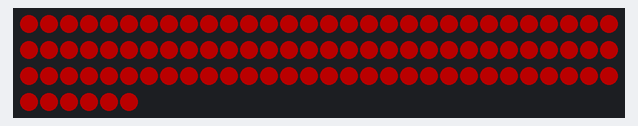
A program run on a simulated ESP32. On the bench: 96 RGB LEDs in strip order, left to right, continuing on the next row. Dim RGB values are drawn brighter than linear.

Above: at 1.1 s.
At 2.1 s:
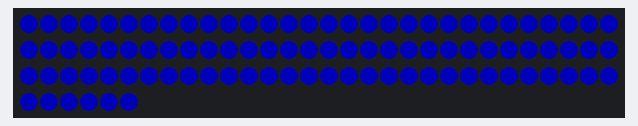
At 3.1 s:
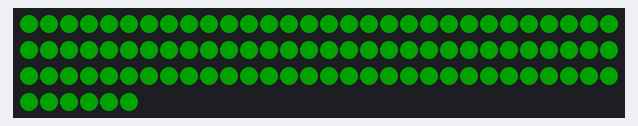
At 4.1 s:
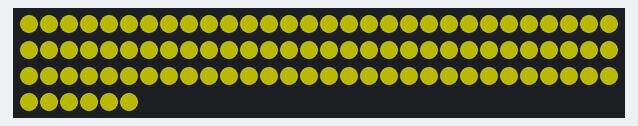
At 20.3 s:
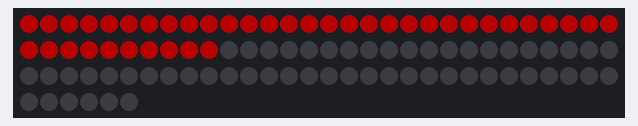
At 36.3 s:
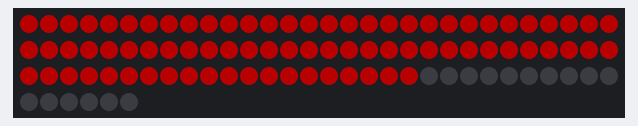

The program:

main.cpp
```cpp
#include <Arduino.h>

//New Product Test Sketch by Chemdoc77
//used to test new RGB LED strips and Matrix that I purchase.

// 6/22/19 - updated to allow more than 255 LEDS.

#include <FastLED.h>

#define DATA_PIN     12
#define LED_TYPE     NEOPIXEL


#define NUM_LEDS 96

CRGB leds[NUM_LEDS];
int brightness = 70;
void cd77_colorwipe_dot(CRGB color,uint16_t from,  uint16_t to,  uint16_t wait);
void cd77_colorwipe(CRGB color,  uint16_t to, uint16_t wait);


void setup() {
  delay(1000);
  FastLED.addLeds<LED_TYPE, DATA_PIN>(leds, NUM_LEDS);
  FastLED.setDither(false);
  FastLED.setCorrection(TypicalLEDStrip);
  FastLED.setBrightness(brightness);
  FastLED.setMaxPowerInVoltsAndMilliamps(5, 8000);
   set_max_power_indicator_LED(13);
  fill_solid(leds, NUM_LEDS, CRGB::Black);
  FastLED.show();

}
void loop() {

     fill_solid( leds, NUM_LEDS, CRGB::Red);
     FastLED.delay(500);

     fill_solid( leds, NUM_LEDS, CRGB::Black);
     FastLED.delay(500);
     fill_solid( leds, NUM_LEDS, CRGB::Blue);
     FastLED.delay(500);

    fill_solid( leds, NUM_LEDS, CRGB::Black);
    FastLED.delay(500);

    fill_solid( leds, NUM_LEDS, CRGB::Green);
    FastLED.delay(500);

    fill_solid( leds, NUM_LEDS, CRGB::Black);
    FastLED.delay(500);

    fill_solid( leds, NUM_LEDS, CRGB::Yellow);
    FastLED.delay(500);

    fill_solid( leds, NUM_LEDS, CRGB::Black);
/*
    cd77_colorwipe_dot(CRGB::Red, 0, NUM_LEDS, 5);
    cd77_colorwipe_dot(CRGB::Blue, 0, NUM_LEDS, 5);
    cd77_colorwipe_dot(CRGB::Green, 0, NUM_LEDS, 5);
*/
 cd77_colorwipe(CRGB::Red, NUM_LEDS, 400) ;
  cd77_colorwipe(CRGB::Blue, NUM_LEDS, 15) ;
  cd77_colorwipe(CRGB::Green, NUM_LEDS, 15) ;
}
//==================== Functions ===============================
void cd77_colorwipe(CRGB color,  uint16_t to, uint16_t wait) {
  for (uint16_t i = 0; i <to; i++) {
    leds[i] = color;
    FastLED.delay(wait);
  }
}

void cd77_colorwipe_dot(CRGB color,uint16_t from,  uint16_t to,  uint16_t wait) {
  for (uint16_t i = from; i <to; i++) {
    leds[i] = color;
    FastLED.delay(wait);
    leds[i] = CRGB::Black;
    FastLED.show();


  }
}
```

Measured:
- what the display in image 0 shows lasts 0.5 s, from 1.0 s to 1.5 s
